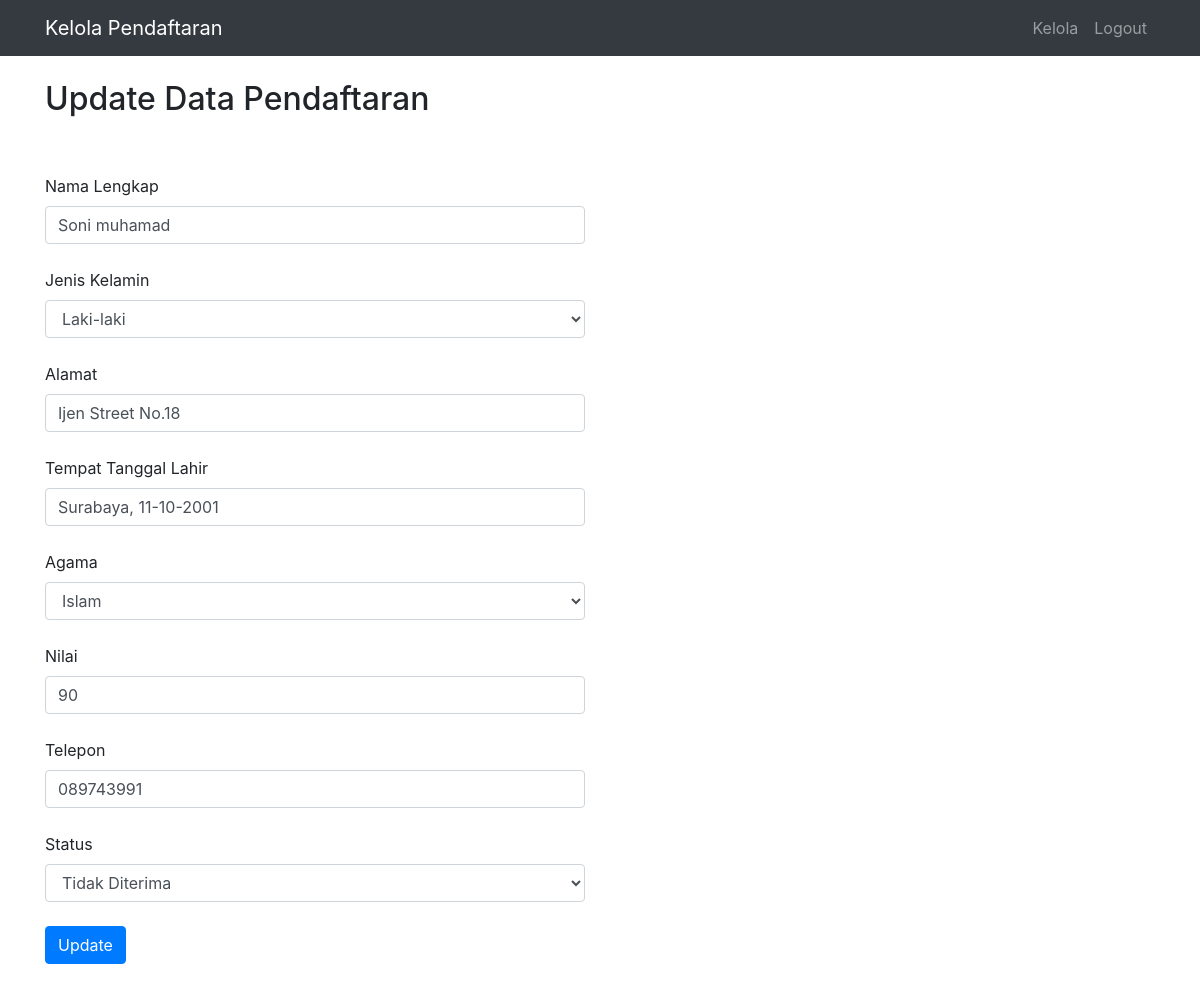
The app's page /pages/update-daftar.php?id_siswa=3 with its own data.
### tables this page shows
CREATE TABLE `siswa` (
  `id_siswa` int(11) NOT NULL,
  `nama_siswa` varchar(100) NOT NULL,
  `jk` varchar(25) NOT NULL,
  `alamat` varchar(100) NOT NULL,
  `ttl` varchar(100) NOT NULL,
  `agama` varchar(25) NOT NULL,
  `nilai` int(11) NOT NULL,
  `telepon` varchar(25) NOT NULL,
  `statuss` varchar(25) NOT NULL
);

### pages/update-daftar.php (the view, shortened to what this page needs)
<!DOCTYPE html>
<html lang="en">
<head>
  <link href="../vendor/bootstrap/css/bootstrap.min.css" rel="stylesheet">
  <link href="../css/modern-business.css" rel="stylesheet">
</head>
<body>
  <nav class="navbar fixed-top navbar-expand-lg navbar-dark bg-dark fixed-top">
    <div class="container">
      <a class="navbar-brand">Kelola Pendaftaran</a>
      <div class="collapse navbar-collapse" id="navbarResponsive">
      <ul class="navbar-nav ml-auto">
          <li class="nav-item">
            <a class="nav-link" href="kelola-user.php">Kelola</a>
          </li>
          <li class="nav-item">
          <a class="nav-link" href="../logout.php">Logout</a></li>
        </ul>
      </div>
    </div>
  </nav>
  <div class="container">
    <div class="row">
      <div class="col-md-6"><br>
        <h2>Update Data Pendaftaran</h2><br><br>
            <?php
            include '../koneksi.php';
            $data = mysqli_query($db,"SELECT * FROM siswa WHERE id_siswa='$_GET[id_siswa]'");
            $d = mysqli_fetch_array($data);
            ?>
        <form method="post">
            <div class="form-grup">
                <label>Nama Lengkap</label><br>
                <input type="text" name="nama_siswa" class="form-control" value="<?php echo $d['nama_siswa'];?>" required><br>
            </div>
            <div class="form-grup">
                <label>Jenis Kelamin</label><br>
                <select class="form-control" name="jk" value="<?php echo $d['jk'];?>">
                    <option value="Laki-laki">Laki-laki</option>
                </select>
            </div><br>
            <div class="form-grup">
                <label>Alamat</label><br>
                <input type="text" name="alamat" placeholder="Masukkan alamat" class="form-control" value="<?php echo $d['alamat'];?>" required><br>
            </div>
            <div class="form-grup">
                <label>Tempat Tanggal Lahir</label><br>
                <input type="text" name="ttl" placeholder="Tempat, dd-mm-yyyy" class="form-control" value="<?php echo $d['ttl'];?>" required><br>
            </div>
            <div class="form-grup">
                <label>Agama</label><br>
                <select class="form-control" name="agama" value="<?php echo $d['agama'];?>">
                    <option value="Islam">Islam</option>
                </select>
            </div><br>
            <div class="form-grup">
                <label>Nilai</label><br>
                <input type="number" name="nilai" placeholder="Masukkan nilai" class="form-control" value="<?php echo $d['nilai'];?>" required><br>
            </div>
            <div class="form-grup">
                <label>Telepon</label><br>
                <input type="text" name="telepon" placeholder="Masukkan telepon" class="form-control" value="<?php echo $d['telepon'];?>" required><br>
            </div>
            <div class="form-grup">
                <label>Status</label><br>
                <select class="form-control" name="statuss" value="<?php echo $d['statuss'];?>">
                    <option value="Tidak Diterima">Tidak Diterima</option>
                </select>
            </div><br>
            <button type="submit" class="btn btn-primary" name="update">Update</button><br><br>
        </form>
        <br><br><br>
      </div>
    </div>
  </div>
</body>
</html>

### css/modern-business.css (style rules this page uses)
body { padding-top: 56px; }

### records on screen
siswa: nama_siswa "Soni muhamad", jk "Laki-laki", alamat "Ijen Street No.18", ttl "Surabaya, 11-10-2001", agama "Islam", nilai "90", telepon "089743991", statuss "Tidak Diterima"
